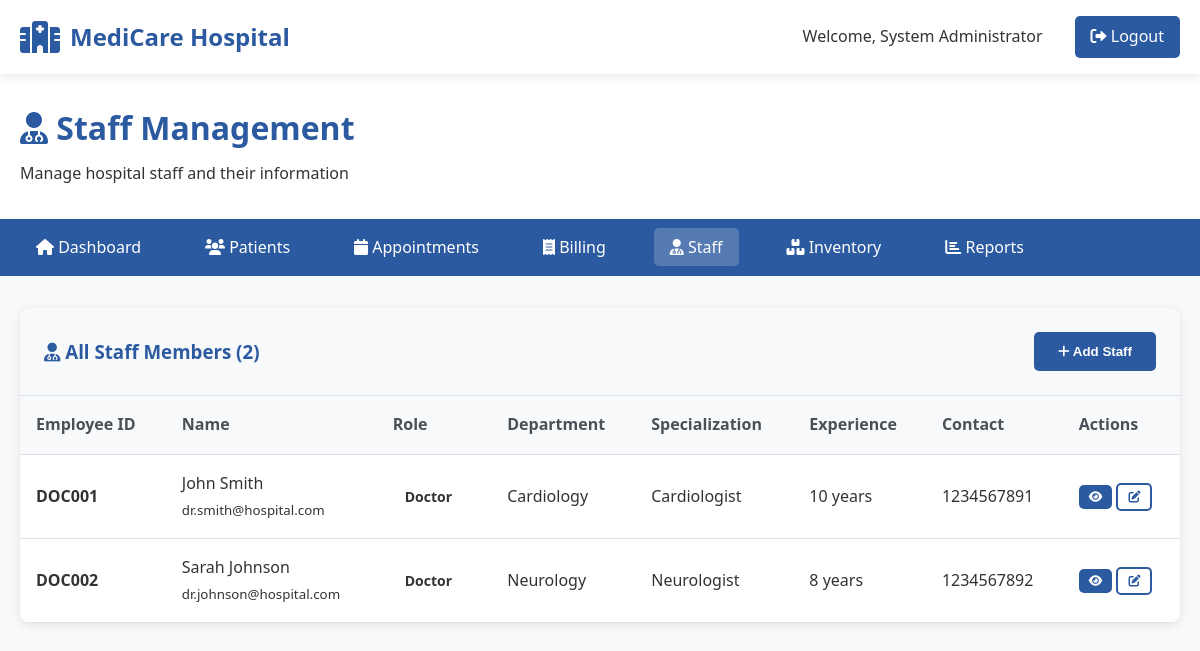
The app's page /dashboard/staff.php (signed in) with its own data.
### tables this page shows
CREATE TABLE staff (
    id INT PRIMARY KEY AUTO_INCREMENT,
    user_id INT NOT NULL,
    employee_id VARCHAR(20) UNIQUE NOT NULL,
    department_id INT,
    specialization VARCHAR(100),
    qualification TEXT,
    experience_years INT,
    salary DECIMAL(10,2),
    hire_date DATE,
    FOREIGN KEY (user_id) REFERENCES users(id) ON DELETE CASCADE,
    FOREIGN KEY (department_id) REFERENCES departments(id)
);

CREATE TABLE users (
    id INT PRIMARY KEY AUTO_INCREMENT,
    username VARCHAR(50) UNIQUE NOT NULL,
    email VARCHAR(100) UNIQUE NOT NULL,
    password VARCHAR(255) NOT NULL,
    role ENUM('admin', 'doctor', 'nurse', 'receptionist', 'patient') NOT NULL,
    first_name VARCHAR(50) NOT NULL,
    last_name VARCHAR(50) NOT NULL,
    phone VARCHAR(20),
    address TEXT,
    created_at TIMESTAMP DEFAULT CURRENT_TIMESTAMP,
    updated_at TIMESTAMP DEFAULT CURRENT_TIMESTAMP ON UPDATE CURRENT_TIMESTAMP,
    is_active BOOLEAN DEFAULT TRUE
);

CREATE TABLE departments (
    id INT PRIMARY KEY AUTO_INCREMENT,
    name VARCHAR(100) NOT NULL,
    description TEXT,
    head_doctor_id INT,
    created_at TIMESTAMP DEFAULT CURRENT_TIMESTAMP
);

### dashboard/staff.php (the view, shortened to what this page needs)
<?php
$database = new Database();
$conn = $database->getConnection();
$query = "SELECT s.*, u.first_name, u.last_name, u.email, u.phone, u.role, d.name as department_name
          FROM staff s
          JOIN users u ON s.user_id = u.id
          LEFT JOIN departments d ON s.department_id = d.id
          ORDER BY u.first_name, u.last_name";
$stmt = $conn->prepare($query);
$stmt->execute();
$staff_members = $stmt->fetchAll(PDO::FETCH_ASSOC);
?>
<!DOCTYPE html>
<html lang="en">
<head>
    <link rel="stylesheet" href="../assets/css/style.css">
    <link href="https://cdnjs.cloudflare.com/ajax/libs/font-awesome/6.0.0/css/all.min.css" rel="stylesheet">
</head>
<body>
    <header class="header">
        <div class="container">
            <div class="logo">
                <i class="fas fa-hospital"></i>
                <h1>MediCare Hospital</h1>
            </div>
            <nav class="nav">
                <span>Welcome, <?php echo htmlspecialchars($_SESSION['full_name']); ?></span>
                <a href="../logout.php" class="btn-login">
                    <i class="fas fa-sign-out-alt"></i> Logout
                </a>
            </nav>
        </div>
    </header>
    <div class="dashboard">
        <div class="dashboard-header">
            <div class="container">
                <h1><i class="fas fa-user-md"></i> Staff Management</h1>
                <p>Manage hospital staff and their information</p>
            </div>
        </div>
        <nav class="dashboard-nav">
            <div class="container">
                <ul>
                    <li><a href="index.php"><i class="fas fa-home"></i> Dashboard</a></li>
                    <li><a href="patients.php"><i class="fas fa-users"></i> Patients</a></li>
                    <li><a href="appointments.php"><i class="fas fa-calendar"></i> Appointments</a></li>
                    <li><a href="billing.php"><i class="fas fa-receipt"></i> Billing</a></li>
                    <li><a href="staff.php" class="active"><i class="fas fa-user-md"></i> Staff</a></li>
                    <li><a href="inventory.php"><i class="fas fa-boxes"></i> Inventory</a></li>
                    <li><a href="reports.php"><i class="fas fa-chart-bar"></i> Reports</a></li>
                </ul>
            </div>
        </nav>
        <div class="dashboard-content">
            <div class="container">
                <div class="table-container">
                    <div class="table-header">
                        <h3><i class="fas fa-user-md"></i> All Staff Members (<?php echo count($staff_members); ?>)</h3>
                        <button class="btn btn-primary" onclick="alert('Add Staff feature coming soon!')">
                            <i class="fas fa-plus"></i> Add Staff
                        </button>
                    </div>
                    <table>
                        <thead>
                            <tr>
                                <th>Employee ID</th>
                                <th>Name</th>
                                <th>Role</th>
                                <th>Department</th>
                                <th>Specialization</th>
                                <th>Experience</th>
                                <th>Contact</th>
                                <th>Actions</th>
                            </tr>
                        </thead>
                        <tbody>
                            <?php if (empty($staff_members)): ?>
                            <tr>
                                <td colspan="8" style="text-align: center; color: #666;">No staff members found</td>
                            </tr>
                            <?php else: ?>
                            <?php foreach ($staff_members as $staff): ?>
                            <tr>
                                <td><strong><?php echo htmlspecialchars($staff['employee_id']); ?></strong></td>
                                <td>
                                    <?php echo htmlspecialchars($staff['first_name'] . ' ' . $staff['last_name']); ?><br>
                                    <small><?php echo htmlspecialchars($staff['email']); ?></small>
                                </td>
                                <td>
                                    <span class="status <?php echo $staff['role']; ?>">
                                        <?php echo ucfirst($staff['role']); ?>
                                    </span>
                                </td>
                                <td><?php echo htmlspecialchars($staff['department_name'] ?: 'Not Assigned'); ?></td>
                                <td><?php echo htmlspecialchars($staff['specialization'] ?: 'N/A'); ?></td>
                                <td><?php echo $staff['experience_years'] ? $staff['experience_years'] . ' years' : 'N/A'; ?></td>
                                <td><?php echo htmlspecialchars($staff['phone']); ?></td>
                                <td>
                                    <button class="btn btn-primary" style="padding: 5px 10px; font-size: 12px;"
                                            onclick="alert('View staff details - ID: <?php echo $staff['id']; ?>')">
                                        <i class="fas fa-eye"></i>
                                    </button>
                                    <button class="btn btn-secondary" style="padding: 5px 10px; font-size: 12px;"
                                            onclick="alert('Edit staff - ID: <?php echo $staff['id']; ?>')">
                                        <i class="fas fa-edit"></i>
                                    </button>
                                </td>
                            </tr>
                            <?php endforeach; ?>
                            <?php endif; ?>
                        </tbody>
                    </table>
                </div>
            </div>
        </div>
    </div>
</body>
</html>

### assets/css/style.css (style rules this page uses)
* { margin: 0; padding: 0; box-sizing: border-box; }
body { font-family: "Segoe UI", Tahoma, Geneva, Verdana, sans-serif; line-height: 1.6; color: #333; }
.container { max-width: 1200px; margin: 0 auto; padding: 0 20px; }
.header { background: #fff; box-shadow: 0 2px 10px rgba(0, 0, 0, 0.1); position: fixed; width: 100%; top: 0; z-index: 1000; }
.header .container { display: flex; justify-content: space-between; align-items: center; padding: 1rem 20px; }
.logo { display: flex; align-items: center; gap: 10px; }
.logo i { font-size: 2rem; color: #2c5aa0; }
.logo h1 { color: #2c5aa0; font-size: 1.5rem; }
.nav { display: flex; align-items: center; gap: 2rem; }
.nav a { text-decoration: none; color: #333; font-weight: 500; transition: color 0.3s; }
.btn-login { background: #2c5aa0; color: white !important; padding: 0.5rem 1rem; border-radius: 5px; transition: background 0.3s; }
.btn { display: inline-block; padding: 12px 24px; text-decoration: none; border-radius: 5px; font-weight: 600; text-align: center; transition: all 0.3s; border: none; cursor: pointer; }
.btn-primary { background: #2c5aa0; color: white; }
.btn-secondary { background: transparent; color: #2c5aa0; border: 2px solid #2c5aa0; }
.dashboard { margin-top: 70px; min-height: calc(100vh - 70px); background: #f8f9fa; }
.dashboard-header { background: white; padding: 2rem 0; box-shadow: 0 2px 4px rgba(0, 0, 0, 0.1); }
.dashboard-header h1 { color: #2c5aa0; margin-bottom: 0.5rem; }
.dashboard-nav { background: #2c5aa0; padding: 1rem 0; }
.dashboard-nav ul { list-style: none; display: flex; gap: 2rem; }
.dashboard-nav a { color: white; text-decoration: none; padding: 0.5rem 1rem; border-radius: 5px; transition: background 0.3s; }
.dashboard-nav a:hover, .dashboard-nav a.active { background: rgba(255, 255, 255, 0.2); }
.dashboard-content { padding: 2rem 0; }
.table-container { background: white; border-radius: 10px; overflow: hidden; box-shadow: 0 2px 10px rgba(0, 0, 0, 0.1); }
.table-header { padding: 1.5rem; background: #f8f9fa; border-bottom: 1px solid #dee2e6; display: flex; justify-content: space-between; align-items: center; }
.table-header h3 { color: #2c5aa0; margin: 0; }
table { width: 100%; border-collapse: collapse; }
th, td { padding: 1rem; text-align: left; border-bottom: 1px solid #dee2e6; }
th { background: #f8f9fa; font-weight: 600; color: #495057; }
.status { padding: 0.25rem 0.75rem; border-radius: 20px; font-size: 0.875rem; font-weight: 600; }

### records on screen
staff: employee "DOC001", user.last_name "John Smith", user.email "dr.smith@hospital.com", user.role "Doctor", department.name "Cardiology", specialization "Cardiologist", experience_years "10", user.phone "1234567891"
staff: employee "DOC002", user.last_name "Sarah Johnson", user.email "dr.johnson@hospital.com", user.role "Doctor", department.name "Neurology", specialization "Neurologist", experience_years "8", user.phone "1234567892"

### other values on screen
$_SESSION['full_name'] "System Administrator"
count($staff_members) "2"
